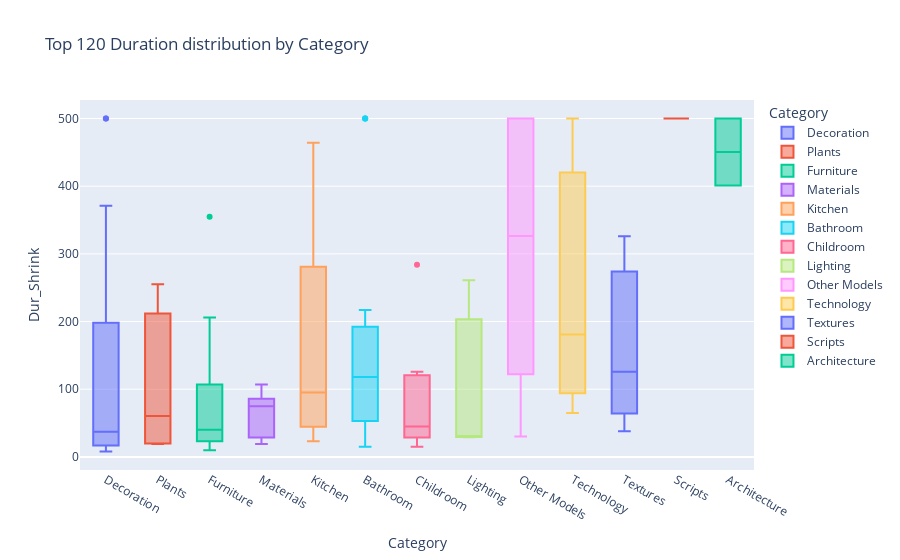

The notebook cell this image was saved under:
### Code cell
fig7 = px.box(result_vis, x='Category', y='Dur_Shrink', color='Category', title='Top 120 Duration distribution by Category')
fig7.show()

### Figure 1 — Plotly figure (JSON) as saved in the notebook; plotly's stock layout.template omitted (floating-point values rounded to 4 significant figures)
{"data": [{"alignmentgroup": "True", "hovertemplate": "Category=%{x}<br>Dur_Shrink=%{y}<extra></extra>", "legendgroup": "Decoration", "marker": {"color": "#636efa"}, "name": "Decoration", "notched": false, "offsetgroup": "Decoration", "orientation": "v", "showlegend": true, "type": "box", "x": ["Decoration", "Decoration", "Decoration", "Decoration", "Decoration", "Decoration", "Decoration", "Decoration", "Decoration", "Decoration", "Decoration", "Decoration", "Decoration", "Decoration", "Decoration", "Decoration", "Decoration", "Decoration", "Decoration", "Decoration", "Decoration", "Decoration", "Decoration", "Decoration", "Decoration"], "x0": " ", "xaxis": "x", "y": [17, 25, 16, 32, 154, 94, 46, 33, 13, 16, 500, 371, 37, 214, 31, 25, 500, 342, 104, 75, 257, 193, 16, 8, 12], "y0": " ", "yaxis": "y"}, {"alignmentgroup": "True", "hovertemplate": "Category=%{x}<br>Dur_Shrink=%{y}<extra></extra>", "legendgroup": "Plants", "marker": {"color": "#EF553B"}, "name": "Plants", "notched": false, "offsetgroup": "Plants", "orientation": "v", "showlegend": true, "type": "box", "x": ["Plants", "Plants", "Plants", "Plants", "Plants", "Plants"], "x0": " ", "xaxis": "x", "y": [212, 37, 20, 84, 255, 19], "y0": " ", "yaxis": "y"}, {"alignmentgroup": "True", "hovertemplate": "Category=%{x}<br>Dur_Shrink=%{y}<extra></extra>", "legendgroup": "Furniture", "marker": {"color": "#00cc96"}, "name": "Furniture", "notched": false, "offsetgroup": "Furniture", "orientation": "v", "showlegend": true, "type": "box", "x": ["Furniture", "Furniture", "Furniture", "Furniture", "Furniture", "Furniture", "Furniture", "Furniture", "Furniture", "Furniture", "Furniture", "Furniture", "Furniture", "Furniture", "Furniture", "Furniture", "Furniture", "Furniture", "Furniture", "Furniture", "Furniture", "Furniture", "Furniture", "Furniture", "Furniture"], "x0": " ", "xaxis": "x", "y": [46, 14, 206, 23, 16, 355, 46, 38, 23, 10, 22, 101, 51, 46, 27, 26, 161, 40, 32, 142, 125, 84, 36, 15, 178], "y0": " ", "yaxis": "y"}, {"alignmentgroup": "True", "hovertemplate": "Category=%{x}<br>Dur_Shrink=%{y}<extra></extra>", "legendgroup": "Materials", "marker": {"color": "#ab63fa"}, "name": "Materials", "notched": false, "offsetgroup": "Materials", "orientation": "v", "showlegend": true, "type": "box", "x": ["Materials", "Materials", "Materials", "Materials", "Materials"], "x0": " ", "xaxis": "x", "y": [32, 79, 19, 75, 107], "y0": " ", "yaxis": "y"}, {"alignmentgroup": "True", "hovertemplate": "Category=%{x}<br>Dur_Shrink=%{y}<extra></extra>", "legendgroup": "Kitchen", "marker": {"color": "#FFA15A"}, "name": "Kitchen", "notched": false, "offsetgroup": "Kitchen", "orientation": "v", "showlegend": true, "type": "box", "x": ["Kitchen", "Kitchen", "Kitchen", "Kitchen", "Kitchen", "Kitchen", "Kitchen", "Kitchen"], "x0": " ", "xaxis": "x", "y": [152, 23, 52, 118, 410, 37, 464, 72], "y0": " ", "yaxis": "y"}, {"alignmentgroup": "True", "hovertemplate": "Category=%{x}<br>Dur_Shrink=%{y}<extra></extra>", "legendgroup": "Bathroom", "marker": {"color": "#19d3f3"}, "name": "Bathroom", "notched": false, "offsetgroup": "Bathroom", "orientation": "v", "showlegend": true, "type": "box", "x": ["Bathroom", "Bathroom", "Bathroom", "Bathroom", "Bathroom", "Bathroom", "Bathroom", "Bathroom", "Bathroom", "Bathroom", "Bathroom", "Bathroom", "Bathroom", "Bathroom", "Bathroom", "Bathroom", "Bathroom"], "x0": " ", "xaxis": "x", "y": [47, 141, 76, 114, 123, 500, 79, 55, 15, 217, 38, 500, 500, 184, 118, 40, 184], "y0": " ", "yaxis": "y"}, {"alignmentgroup": "True", "hovertemplate": "Category=%{x}<br>Dur_Shrink=%{y}<extra></extra>", "legendgroup": "Childroom", "marker": {"color": "#FF6692"}, "name": "Childroom", "notched": false, "offsetgroup": "Childroom", "orientation": "v", "showlegend": true, "type": "box", "x": ["Childroom", "Childroom", "Childroom", "Childroom", "Childroom", "Childroom", "Childroom"], "x0": " ", "xaxis": "x", "y": [24, 284, 126, 105, 45, 15, 43], "y0": " ", "yaxis": "y"}, {"alignmentgroup": "True", "hovertemplate": "Category=%{x}<br>Dur_Shrink=%{y}<extra></extra>", "legendgroup": "Lighting", "marker": {"color": "#B6E880"}, "name": "Lighting", "notched": false, "offsetgroup": "Lighting", "orientation": "v", "showlegend": true, "type": "box", "x": ["Lighting", "Lighting", "Lighting"], "x0": " ", "xaxis": "x", "y": [31, 29, 261], "y0": " ", "yaxis": "y"}, {"alignmentgroup": "True", "hovertemplate": "Category=%{x}<br>Dur_Shrink=%{y}<extra></extra>", "legendgroup": "Other Models", "marker": {"color": "#FF97FF"}, "name": "Other Models", "notched": false, "offsetgroup": "Other Models", "orientation": "v", "showlegend": true, "type": "box", "x": ["Other Models", "Other Models", "Other Models", "Other Models", "Other Models", "Other Models", "Other Models", "Other Models", "Other Models", "Other Models", "Other Models", "Other Models"], "x0": " ", "xaxis": "x", "y": [32, 391, 148, 96, 30, 500, 500, 500, 262, 169, 500, 435], "y0": " ", "yaxis": "y"}, {"alignmentgroup": "True", "hovertemplate": "Category=%{x}<br>Dur_Shrink=%{y}<extra></extra>", "legendgroup": "Technology", "marker": {"color": "#FECB52"}, "name": "Technology", "notched": false, "offsetgroup": "Technology", "orientation": "v", "showlegend": true, "type": "box", "x": ["Technology", "Technology", "Technology"], "x0": " ", "xaxis": "x", "y": [181, 65, 500], "y0": " ", "yaxis": "y"}, {"alignmentgroup": "True", "hovertemplate": "Category=%{x}<br>Dur_Shrink=%{y}<extra></extra>", "legendgroup": "Textures", "marker": {"color": "#636efa"}, "name": "Textures", "notched": false, "offsetgroup": "Textures", "orientation": "v", "showlegend": true, "type": "box", "x": ["Textures", "Textures", "Textures", "Textures", "Textures", "Textures"], "x0": " ", "xaxis": "x", "y": [64, 274, 188, 38, 326, 64], "y0": " ", "yaxis": "y"}, {"alignmentgroup": "True", "hovertemplate": "Category=%{x}<br>Dur_Shrink=%{y}<extra></extra>", "legendgroup": "Scripts", "marker": {"color": "#EF553B"}, "name": "Scripts", "notched": false, "offsetgroup": "Scripts", "orientation": "v", "showlegend": true, "type": "box", "x": ["Scripts"], "x0": " ", "xaxis": "x", "y": [500], "y0": " ", "yaxis": "y"}, {"alignmentgroup": "True", "hovertemplate": "Category=%{x}<br>Dur_Shrink=%{y}<extra></extra>", "legendgroup": "Architecture", "marker": {"color": "#00cc96"}, "name": "Architecture", "notched": false, "offsetgroup": "Architecture", "orientation": "v", "showlegend": true, "type": "box", "x": ["Architecture", "Architecture"], "x0": " ", "xaxis": "x", "y": [401, 500], "y0": " ", "yaxis": "y"}], "layout": {"boxmode": "overlay", "legend": {"title": {"text": "Category"}, "tracegroupgap": 0}, "title": {"text": "Top 120 Duration distribution by Category"}, "xaxis": {"anchor": "y", "categoryarray": ["Decoration", "Plants", "Furniture", "Materials", "Kitchen", "Bathroom", "Childroom", "Lighting", "Other Models", "Technology", "Textures", "Scripts", "Architecture"], "categoryorder": "array", "domain": [0, 1], "title": {"text": "Category"}}, "yaxis": {"anchor": "x", "domain": [0, 1], "title": {"text": "Dur_Shrink"}}}}
